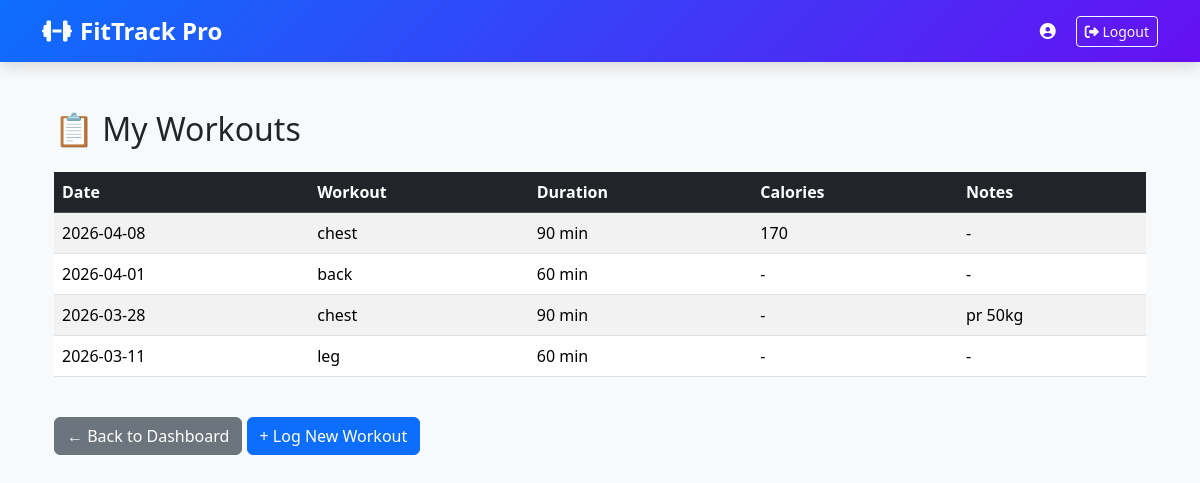
Page /workouts (signed in) on the committed database.
### tables this page shows
CREATE TABLE Workouts (
        workout_id INTEGER PRIMARY KEY AUTOINCREMENT,
        user_id INTEGER NOT NULL,
        workout_date TEXT NOT NULL,      -- 'YYYY-MM-DD'
        activity_type TEXT NOT NULL,
        duration_minutes INTEGER NOT NULL,
        calories_burned INTEGER,
        notes TEXT,
        created_at TEXT DEFAULT CURRENT_TIMESTAMP,
        FOREIGN KEY (user_id) REFERENCES Users(user_id) ON DELETE CASCADE
    );

### app.py (the view)
@app.route("/workouts")
def view_workouts():
    if "user_id" not in session:
        return redirect(url_for("login"))
    user_id = session["user_id"]
    conn = get_db()
    workouts = conn.execute('''
        SELECT workout_id, workout_date, activity_type, duration_minutes,
               calories_burned, notes, created_at
        FROM Workouts
        WHERE user_id = ?
        ORDER BY workout_date DESC, created_at DESC
    ''', (user_id,)).fetchall()
    conn.close()
    return render_template("workouts.html", workouts=workouts)

### app.py (called while the page is built)
def get_db():
    conn = sqlite3.connect(DB_FILE)
    conn.row_factory = sqlite3.Row
    return conn

### templates/workouts.html
{% extends "base.html" %}
{% block content %}
<div class="container mt-5">
    <h2 class="mb-4">📋 My Workouts</h2>
    {% if workouts %}
    <div class="table-responsive">
        <table class="table table-striped table-hover">
            <thead class="table-dark">
                <tr>
                    <th>Date</th>
                    <th>Workout</th>
                    <th>Duration</th>
                    <th>Calories</th>
                    <th>Notes</th>
                </tr>
            </thead>
            <tbody>
                {% for workout in workouts %}
                <tr>
                    <td>{{ workout['workout_date'] }}</td>
                    <td>{{ workout['activity_type'] }}</td>
                    <td>{{ workout['duration_minutes'] }} min</td>
                    <td>
                        {% if workout['calories_burned'] %}
                            {{ workout['calories_burned'] }}
                        {% else %}
                            -
                        {% endif %}
                    </td>
                    <td>{{ workout['notes'] or '-' }}</td>
                </tr>
                {% endfor %}
            </tbody>
        </table>
    </div>
    {% else %}
    <div class="alert alert-info">
        No workouts logged yet. <a href="/log_workout">Log your first workout</a>
    </div>
    {% endif %}
    <div class="mt-4">
        <a href="{{ url_for('index') }}" class="btn btn-secondary">← Back to Dashboard</a>
        <a href="/log_workout" class="btn btn-primary">+ Log New Workout</a>
    </div>
</div>
{% endblock %}

### templates/base.html (shortened to what this page needs)
<!DOCTYPE html>
<html lang="en">
<head>
    <link href="https://cdn.jsdelivr.net/npm/bootstrap@5.3.3/dist/css/bootstrap.min.css" rel="stylesheet">
    <link rel="stylesheet" href="https://cdnjs.cloudflare.com/ajax/libs/font-awesome/6.5.1/css/all.min.css">
</head>
<body>
    <nav class="navbar navbar-expand-lg navbar-dark sticky-top">
        <div class="container">
            <a class="navbar-brand fw-bold fs-4" href="{{ url_for('index') }}">
                <i class="fas fa-dumbbell me-2"></i>FitTrack Pro
            </a>
            {% if session.user_id %}
            <div class="ms-auto d-flex align-items-center gap-3">
                <span class="text-white">
                    <i class="fas fa-user-circle me-1"></i> {{ username }}
                </span>
                <a href="{{ url_for('logout') }}" class="btn btn-outline-light btn-sm">
                    <i class="fas fa-sign-out-alt"></i> Logout
                </a>
            </div>
            {% endif %}
        </div>
    </nav>
    <div class="container mt-4">
        {% block content %}{% endblock %}
    </div>
</body>
</html>

### templates/base.html (style rules this page uses)
body { background-color: #f8f9fa; font-family: 'Segoe UI', Tahoma, Geneva, Verdana, sans-serif; }
.navbar { background: linear-gradient(135deg, #0d6efd, #6610f2); box-shadow: 0 4px 15px rgba(0,0,0,0.15); }

### rows in the picture
Workouts: workout_date "2026-04-08", activity_type "chest", duration_minutes "90", calories_burned "170", notes "-"
Workouts: workout_date "2026-04-01", activity_type "back", duration_minutes "60", workout "-"
Workouts: workout_date "2026-03-28", activity_type "chest", duration_minutes "90", notes "pr 50kg"
Workouts: workout_date "2026-03-11", activity_type "leg", duration_minutes "60", workout "-"
